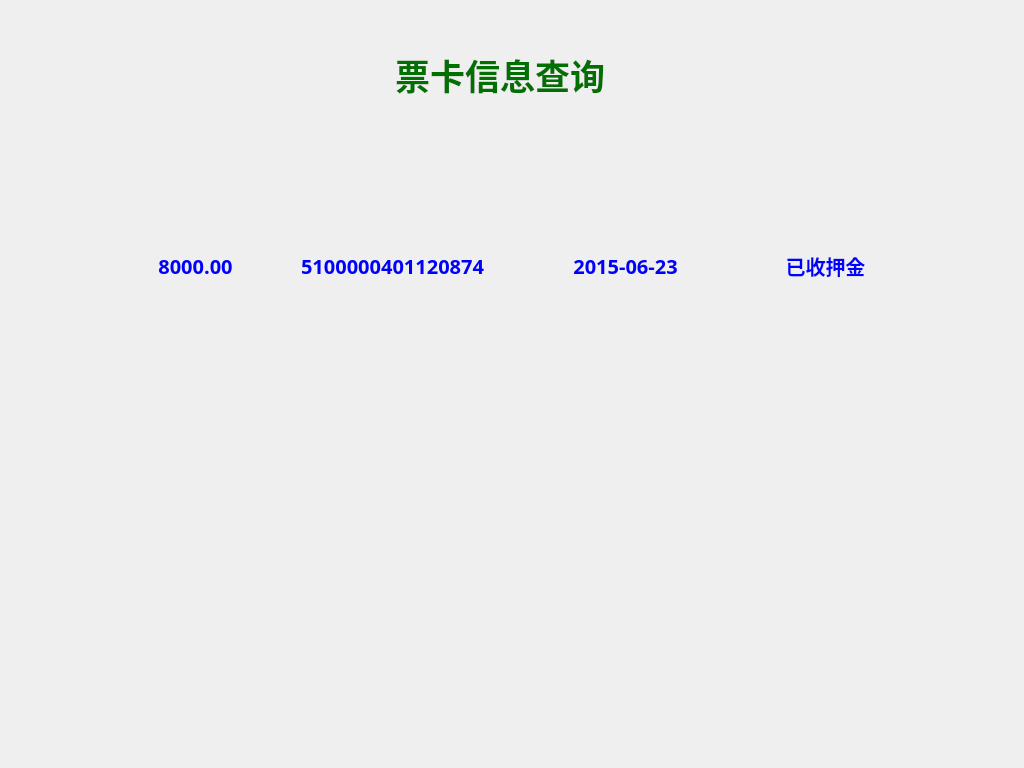
<?xml version="1.0" encoding="UTF-8"?>
<ui version="4.0">
 <class>TicketInfoQryClass</class>
 <widget class="QDialog" name="TicketInfoQryClass">
  <property name="geometry">
   <rect>
    <x>0</x>
    <y>0</y>
    <width>1024</width>
    <height>768</height>
   </rect>
  </property>
  <property name="minimumSize">
   <size>
    <width>1024</width>
    <height>768</height>
   </size>
  </property>
  <property name="maximumSize">
   <size>
    <width>1024</width>
    <height>768</height>
   </size>
  </property>
  <property name="windowTitle">
   <string>Dialog</string>
  </property>
  <widget class="QLabel" name="label">
   <property name="geometry">
    <rect>
     <x>0</x>
     <y>0</y>
     <width>1024</width>
     <height>768</height>
    </rect>
   </property>
   <property name="text">
    <string/>
   </property>
   <property name="pixmap">
    <pixmap resource="../bicycle.qrc">:/image/function_background.png</pixmap>
   </property>
  </widget>
  <widget class="QLabel" name="label_5">
   <property name="geometry">
    <rect>
     <x>350</x>
     <y>40</y>
     <width>300</width>
     <height>70</height>
    </rect>
   </property>
   <property name="font">
    <font>
     <family>文泉驿正黑</family>
     <pointsize>26</pointsize>
     <weight>75</weight>
     <bold>true</bold>
    </font>
   </property>
   <property name="styleSheet">
    <string notr="true">color: rgb(0, 112, 0);</string>
   </property>
   <property name="text">
    <string>票卡信息查询</string>
   </property>
   <property name="alignment">
    <set>Qt::AlignCenter</set>
   </property>
  </widget>
  <widget class="QLabel" name="label_2">
   <property name="geometry">
    <rect>
     <x>114</x>
     <y>175</y>
     <width>811</width>
     <height>131</height>
    </rect>
   </property>
   <property name="text">
    <string/>
   </property>
   <property name="pixmap">
    <pixmap resource="../bicycle.qrc">:/image/ticket_info_table.png</pixmap>
   </property>
   <property name="scaledContents">
    <bool>false</bool>
   </property>
  </widget>
  <widget class="QLabel" name="label_blance">
   <property name="geometry">
    <rect>
     <x>120</x>
     <y>240</y>
     <width>151</width>
     <height>51</height>
    </rect>
   </property>
   <property name="font">
    <font>
     <family>文泉驿正黑</family>
     <pointsize>15</pointsize>
     <weight>75</weight>
     <bold>true</bold>
    </font>
   </property>
   <property name="styleSheet">
    <string notr="true">color: rgb(0, 0, 255);</string>
   </property>
   <property name="text">
    <string>8000.00</string>
   </property>
   <property name="alignment">
    <set>Qt::AlignCenter</set>
   </property>
  </widget>
  <widget class="QLabel" name="label_lid">
   <property name="geometry">
    <rect>
     <x>272</x>
     <y>240</y>
     <width>241</width>
     <height>51</height>
    </rect>
   </property>
   <property name="font">
    <font>
     <family>文泉驿正黑</family>
     <pointsize>15</pointsize>
     <weight>75</weight>
     <bold>true</bold>
    </font>
   </property>
   <property name="styleSheet">
    <string notr="true">color: rgb(0, 0, 255);</string>
   </property>
   <property name="text">
    <string>5100000401120874</string>
   </property>
   <property name="alignment">
    <set>Qt::AlignCenter</set>
   </property>
  </widget>
  <widget class="QLabel" name="label_ctim">
   <property name="geometry">
    <rect>
     <x>510</x>
     <y>240</y>
     <width>231</width>
     <height>51</height>
    </rect>
   </property>
   <property name="font">
    <font>
     <family>文泉驿正黑</family>
     <pointsize>15</pointsize>
     <weight>75</weight>
     <bold>true</bold>
    </font>
   </property>
   <property name="styleSheet">
    <string notr="true">color: rgb(0, 0, 255);</string>
   </property>
   <property name="text">
    <string>2015-06-23</string>
   </property>
   <property name="alignment">
    <set>Qt::AlignCenter</set>
   </property>
  </widget>
  <widget class="QLabel" name="label_ticketInfoQryShow">
   <property name="geometry">
    <rect>
     <x>80</x>
     <y>320</y>
     <width>871</width>
     <height>41</height>
    </rect>
   </property>
   <property name="font">
    <font>
     <family>文泉驿正黑</family>
     <pointsize>18</pointsize>
     <weight>50</weight>
     <bold>false</bold>
    </font>
   </property>
   <property name="styleSheet">
    <string notr="true">color: rgb(0, 0, 255);</string>
   </property>
   <property name="text">
    <string/>
   </property>
   <property name="alignment">
    <set>Qt::AlignCenter</set>
   </property>
  </widget>
  <widget class="QLabel" name="label_deposit">
   <property name="geometry">
    <rect>
     <x>740</x>
     <y>240</y>
     <width>171</width>
     <height>51</height>
    </rect>
   </property>
   <property name="font">
    <font>
     <family>文泉驿正黑</family>
     <pointsize>15</pointsize>
     <weight>75</weight>
     <bold>true</bold>
    </font>
   </property>
   <property name="styleSheet">
    <string notr="true">color: rgb(0, 0, 255);</string>
   </property>
   <property name="text">
    <string>已收押金</string>
   </property>
   <property name="alignment">
    <set>Qt::AlignCenter</set>
   </property>
  </widget>
  <widget class="QLabel" name="label_3">
   <property name="geometry">
    <rect>
     <x>940</x>
     <y>670</y>
     <width>81</width>
     <height>91</height>
    </rect>
   </property>
   <property name="text">
    <string/>
   </property>
   <property name="pixmap">
    <pixmap resource="../bicycle.qrc">:/image/quit_key_return.png</pixmap>
   </property>
  </widget>
  <zorder>label</zorder>
  <zorder>label_2</zorder>
  <zorder>label_5</zorder>
  <zorder>label_blance</zorder>
  <zorder>label_lid</zorder>
  <zorder>label_ctim</zorder>
  <zorder>label_ticketInfoQryShow</zorder>
  <zorder>label_deposit</zorder>
  <zorder>label_3</zorder>
 </widget>
 <resources>
  <include location="../bicycle.qrc"/>
 </resources>
 <connections/>
</ui>
